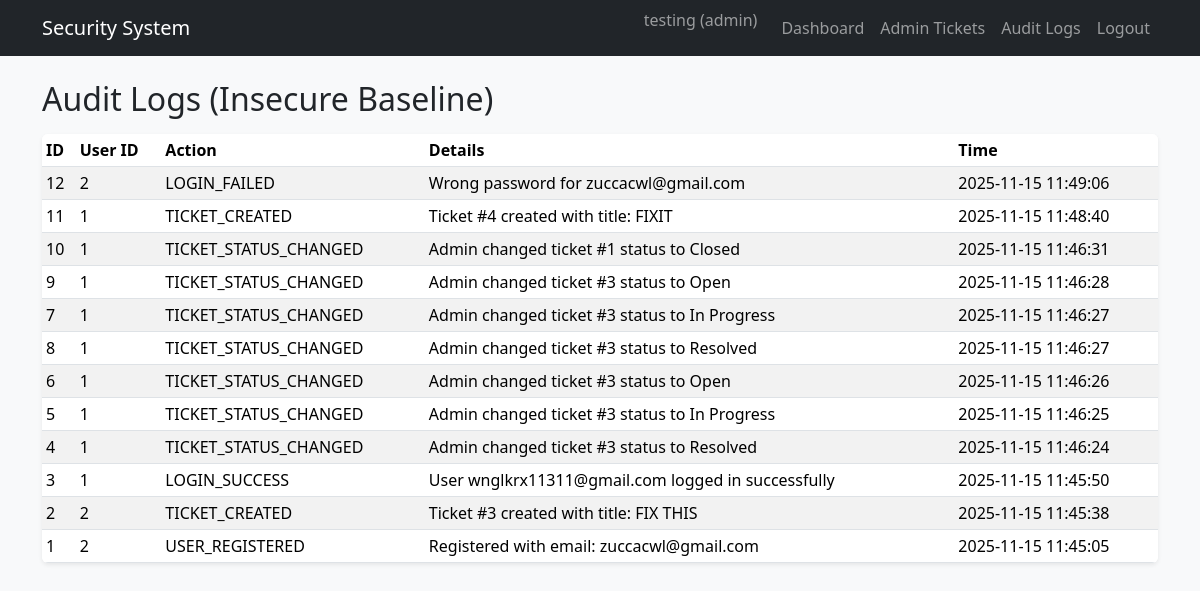
Screenshot of /admin/logs.php (signed in) with the database file from the repository.
### tables this page shows
CREATE TABLE `audit_logs` (
  `id` int(11) NOT NULL,
  `user_id` int(11) DEFAULT NULL,
  `action` varchar(50) NOT NULL,
  `details` text DEFAULT NULL,
  `created_at` timestamp NOT NULL DEFAULT current_timestamp()
);

### admin/logs.php (the view, shortened to what this page needs)
<?php
require_once __DIR__ . '/../includes/auth.php';
require_once __DIR__ . '/../includes/layout.php';
$sql = "SELECT id, user_id, action, details, created_at FROM audit_logs ORDER BY created_at DESC";
$result = $conn->query($sql);
render_header("Audit Logs - Security System");
?>
<div class="row">
  <div class="col-12">
    <h2 class="mb-3">Audit Logs (Insecure Baseline)</h2>
    <?php if ($result && $result->num_rows > 0): ?>
      <div class="table-responsive bg-white rounded shadow-sm">
        <table class="table table-sm table-striped mb-0">
          <thead>
            <tr>
              <th>ID</th>
              <th>User ID</th>
              <th>Action</th>
              <th>Details</th>
              <th>Time</th>
            </tr>
          </thead>
          <tbody>
            <?php while ($row = $result->fetch_assoc()): ?>
              <tr>
                <td><?= $row['id'] ?></td>
                <td><?= htmlspecialchars($row['user_id']) ?></td>
                <td><?= htmlspecialchars($row['action']) ?></td>
                <td><?= htmlspecialchars($row['details']) ?></td>
                <td><?= htmlspecialchars($row['created_at']) ?></td>
              </tr>
            <?php endwhile; ?>
          </tbody>
        </table>
      </div>
    <?php else: ?>
      <div class="alert alert-info">
        No logs yet.
      </div>
    <?php endif; ?>
  </div>
</div>
<?php
render_footer();

### includes/layout.php (shortened to what this page needs)
<?php
function render_header($title = "Security System") {
  ?>
  <!doctype html>
  <html lang="en">
    <head>
      <link
        href="https://cdn.jsdelivr.net/npm/bootstrap@5.3.3/dist/css/bootstrap.min.css"
        rel="stylesheet"
      >
    </head>
    <body class="bg-light">
      <nav class="navbar navbar-expand-lg navbar-dark bg-dark mb-4">
        <div class="container">
          <a class="navbar-brand" href="/security_system/public/index.php">
            Security System
          </a>
          <div class="collapse navbar-collapse">
            <ul class="navbar-nav ms-auto">
              <?php if (!empty($_SESSION['user_id'])): ?>
                <li class="nav-item">
                  <span class="navbar-text me-3">
                    <?= htmlspecialchars($_SESSION['user_name'] ?? 'User') ?>
                    (<?= htmlspecialchars($_SESSION['user_role'] ?? 'user') ?>)
                  </span>
                </li>
                <li class="nav-item">
                  <a class="nav-link" href="/security_system/public/dashboard.php">Dashboard</a>
                </li>
                <?php if (!empty($_SESSION['user_role']) && $_SESSION['user_role'] === 'admin'): ?>
                  <li class="nav-item">
                    <a class="nav-link" href="/security_system/admin/tickets.php">Admin Tickets</a>
                  </li>
                  <li class="nav-item">
                    <a class="nav-link" href="/security_system/admin/logs.php">Audit Logs</a>
                  </li>
                <?php endif; ?>
                <li class="nav-item">
                  <a class="nav-link" href="/security_system/public/logout.php">Logout</a>
                </li>
              <?php else: ?>
              <?php endif; ?>
            </ul>
          </div>
        </div>
      </nav>
      <div class="container mb-5">
  <?php
}
function render_footer() {
  ?>
      </div>
    </body>
  </html>
  <?php
}

### rows the page displays
audit_logs: id "12", user "2", action "LOGIN_FAILED", details "Wrong password for zuccacwl@gmail.com", created_at "2025-11-15 11:49:06"
audit_logs: id "11", user "1", action "TICKET_CREATED", details "Ticket #4 created with title: FIXIT", created_at "2025-11-15 11:48:40"
audit_logs: id "10", user "1", action "TICKET_STATUS_CHANGED", details "Admin changed ticket #1 status to Closed", created_at "2025-11-15 11:46:31"
audit_logs: id "9", user "1", action "TICKET_STATUS_CHANGED", details "Admin changed ticket #3 status to Open", created_at "2025-11-15 11:46:28"
audit_logs: id "7", user "1", action "TICKET_STATUS_CHANGED", details "Admin changed ticket #3 status to In Progress", created_at "2025-11-15 11:46:27"
audit_logs: id "8", user "1", action "TICKET_STATUS_CHANGED", details "Admin changed ticket #3 status to Resolved", created_at "2025-11-15 11:46:27"
audit_logs: id "6", user "1", action "TICKET_STATUS_CHANGED", details "Admin changed ticket #3 status to Open", created_at "2025-11-15 11:46:26"
audit_logs: id "5", user "1", action "TICKET_STATUS_CHANGED", details "Admin changed ticket #3 status to In Progress", created_at "2025-11-15 11:46:25"
audit_logs: id "4", user "1", action "TICKET_STATUS_CHANGED", details "Admin changed ticket #3 status to Resolved", created_at "2025-11-15 11:46:24"
audit_logs: id "3", user "1", action "LOGIN_SUCCESS", details "User wnglkrx11311@gmail.com logged in successfully", created_at "2025-11-15 11:45:50"
audit_logs: id "2", user "2", action "TICKET_CREATED", details "Ticket #3 created with title: FIX THIS", created_at "2025-11-15 11:45:38"
audit_logs: id "1", user "2", action "USER_REGISTERED", details "Registered with email: zuccacwl@gmail.com", created_at "2025-11-15 11:45:05"

### other values shown
$_SESSION['user_name'] "testing"
$_SESSION['user_role'] "admin"
